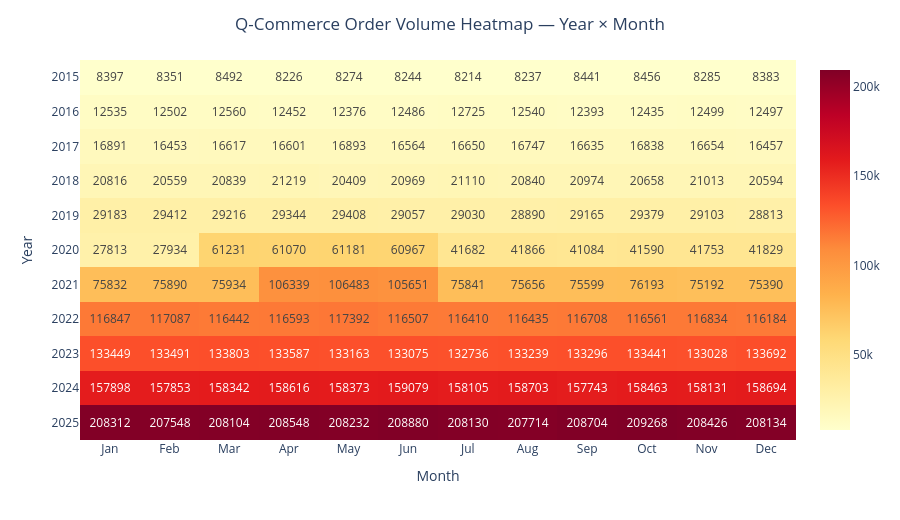

The code cell stored with this chart in its notebook:
### Markdown cell above
## Insights:
- **Annual order volume grew 25×**, increasing from **100K orders in 2015** to **2.5 million orders in 2025**, demonstrating the rapid expansion of India's Q-commerce market.
- **2021 recorded the highest YoY growth (81.8%)**, driven by the post-COVID acceleration, aggressive dark-store expansion, and entry of major quick-commerce players.
- **Average Order Value (AOV) increased steadily from ₹269 to ₹790**, indicating higher customer spending and improved revenue generation per transaction.
- **Average delivery time decreased from 40.5 minutes to 22.5 minutes**, reflecting significant improvements in logistics efficiency and last-mile delivery operations.
- **Although YoY growth moderated after 2021, total order volume continued to rise consistently**, highlighting the transition from rapid adoption to sustainable long-term growth.
- **The simultaneous increase in AOV and reduction in delivery time demonstrates operational maturity**, where platforms successfully improved customer experience while scaling business operations.

### Code cell
# CHART 5.3 — SEASONALITY HEATMAP
# Reshape data — rows = years, columns = months
pivot         = monthly.pivot(index="year", columns="month", values="order_count")
pivot.columns = ["Jan","Feb","Mar","Apr","May","Jun",
                 "Jul","Aug","Sep","Oct","Nov","Dec"]

fig = px.imshow(
    pivot,
    text_auto              = ".0f",
    color_continuous_scale = "YlOrRd",   # Yellow to red
    template               = "plotly_white",
    aspect                 = "auto"
)

fig.update_layout(
    height      = 520,
    xaxis_title = "Month",
    yaxis_title = "Year",
    yaxis       = dict(type="category"),
    title       = dict(
        text    = "Q-Commerce Order Volume Heatmap — Year × Month",
        x       = 0.5,
        xanchor = "center"
    )
)

fig.show()

### Figure 1 — Plotly figure (JSON) as saved in the notebook; plotly's stock layout.template omitted (floating-point values rounded to 4 significant figures; data arrays with more than 128 entries replaced by an {"elided": "..."} marker saying what was removed)
{"data": [{"coloraxis": "coloraxis", "hovertemplate": "x: %{x}<br>year: %{y}<br>color: %{z}<extra></extra>", "name": "0", "texttemplate": "%{z:.0f}", "type": "heatmap", "x": ["Jan", "Feb", "Mar", "Apr", "May", "Jun", "Jul", "Aug", "Sep", "Oct", "Nov", "Dec"], "xaxis": "x", "y": [2015, 2016, 2017, 2018, 2019, 2020, 2021, 2022, 2023, 2024, 2025], "yaxis": "y", "z": {"elided": "11x12 int values"}}], "layout": {"coloraxis": {"colorscale": [[0, "rgb(255,255,204)"], [0.125, "rgb(255,237,160)"], [0.25, "rgb(254,217,118)"], [0.375, "rgb(254,178,76)"], [0.5, "rgb(253,141,60)"], [0.625, "rgb(252,78,42)"], [0.75, "rgb(227,26,28)"], [0.875, "rgb(189,0,38)"], [1, "rgb(128,0,38)"]]}, "height": 520, "margin": {"t": 60}, "title": {"text": "Q-Commerce Order Volume Heatmap — Year × Month", "x": 0.5, "xanchor": "center"}, "xaxis": {"anchor": "y", "domain": [0, 1], "title": {"text": "Month"}}, "yaxis": {"anchor": "x", "autorange": "reversed", "domain": [0, 1], "title": {"text": "Year"}, "type": "category"}}}
